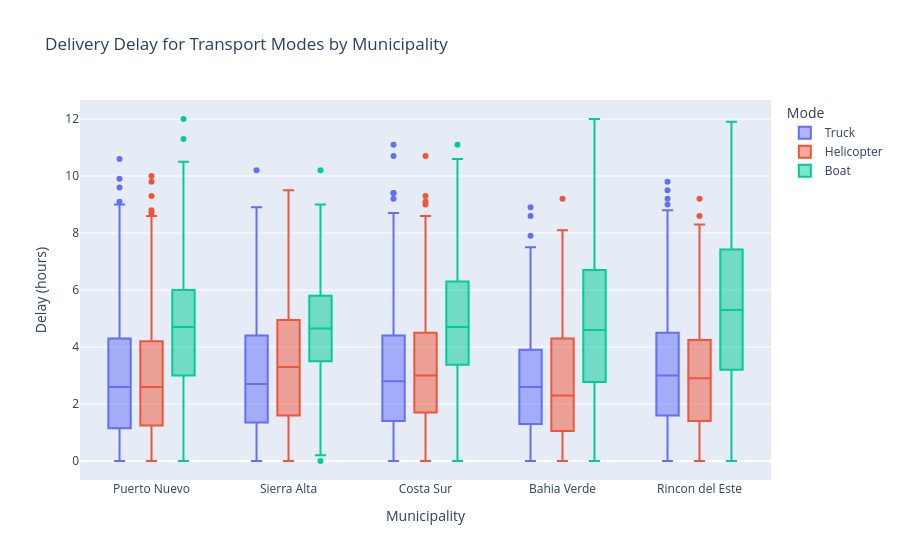

The cell this chart's notebook holds for it:
### Code cell
fig = px.box(
    df,
    x='municipality',
    y='delivery_delay_hours',
    color='transport_mode', 
    title='Delivery Delay for Transport Modes by Municipality',
    labels={
        'delivery_delay_hours': 'Delay (hours)',
        'transport_mode': 'Mode',
        'municipality': 'Municipality'
    },
)

fig.show()

### Figure 1 — Plotly figure (JSON) as saved in the notebook; plotly's stock layout.template omitted (floating-point values rounded to 4 significant figures; data arrays with more than 128 entries replaced by an {"elided": "..."} marker saying what was removed)
{"data": [{"alignmentgroup": "True", "hovertemplate": "Mode=Truck<br>Municipality=%{x}<br>Delay (hours)=%{y}<extra></extra>", "legendgroup": "Truck", "marker": {"color": "#636efa"}, "name": "Truck", "notched": false, "offsetgroup": "Truck", "orientation": "v", "showlegend": true, "type": "box", "x": {"elided": "2542 str values"}, "x0": " ", "xaxis": "x", "y": {"elided": "2542 float values"}, "y0": " ", "yaxis": "y"}, {"alignmentgroup": "True", "hovertemplate": "Mode=Helicopter<br>Municipality=%{x}<br>Delay (hours)=%{y}<extra></extra>", "legendgroup": "Helicopter", "marker": {"color": "#EF553B"}, "name": "Helicopter", "notched": false, "offsetgroup": "Helicopter", "orientation": "v", "showlegend": true, "type": "box", "x": {"elided": "1043 str values"}, "x0": " ", "xaxis": "x", "y": {"elided": "1043 float values"}, "y0": " ", "yaxis": "y"}, {"alignmentgroup": "True", "hovertemplate": "Mode=Boat<br>Municipality=%{x}<br>Delay (hours)=%{y}<extra></extra>", "legendgroup": "Boat", "marker": {"color": "#00cc96"}, "name": "Boat", "notched": false, "offsetgroup": "Boat", "orientation": "v", "showlegend": true, "type": "box", "x": {"elided": "643 str values"}, "x0": " ", "xaxis": "x", "y": {"elided": "643 float values"}, "y0": " ", "yaxis": "y"}], "layout": {"boxmode": "group", "legend": {"title": {"text": "Mode"}, "tracegroupgap": 0}, "title": {"text": "Delivery Delay for Transport Modes by Municipality"}, "xaxis": {"anchor": "y", "domain": [0, 1], "title": {"text": "Municipality"}}, "yaxis": {"anchor": "x", "domain": [0, 1], "title": {"text": "Delay (hours)"}}}}
